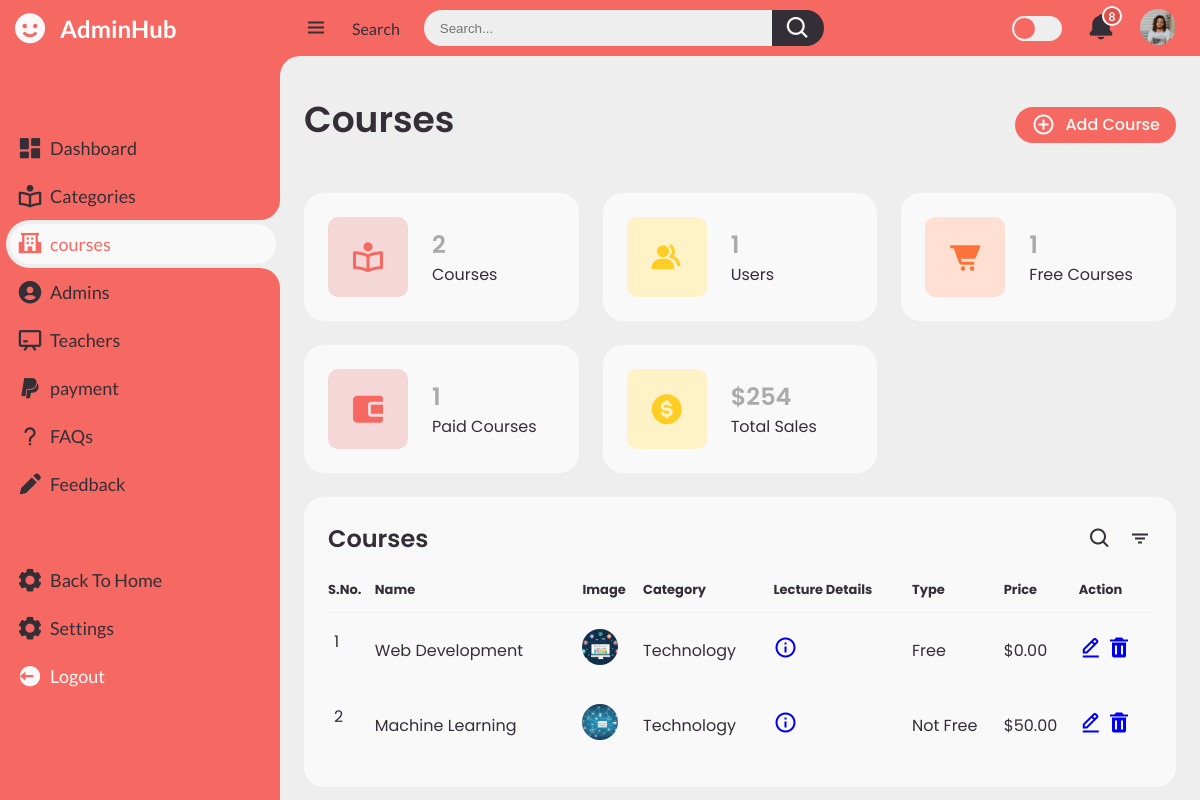
Before: /adminpanel/courses/courses.php (signed in) with the older database file.
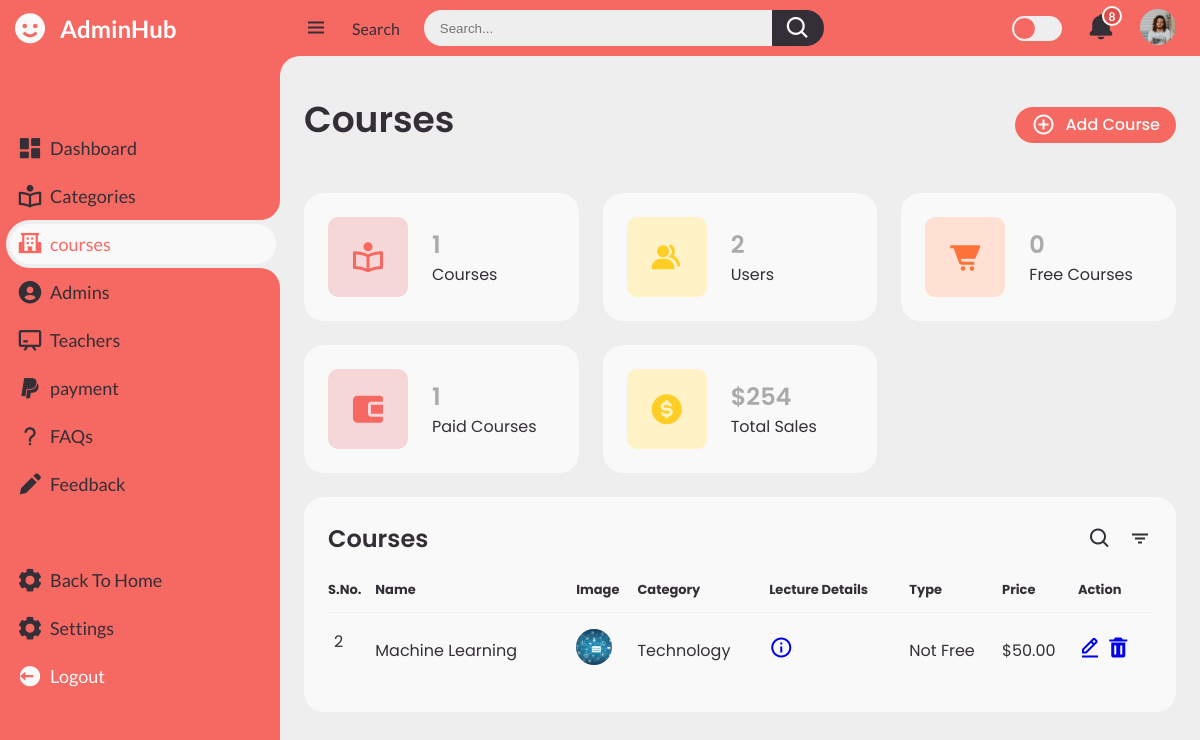
After: the same page with the newer database file.
### tables this page shows
CREATE TABLE `courses` (
  `id` int(11) NOT NULL,
  `title` text DEFAULT NULL,
  `category` text DEFAULT NULL,
  `description` text DEFAULT NULL,
  `video` longblob DEFAULT NULL,
  `image` longblob DEFAULT NULL,
  `price` text DEFAULT NULL,
  `type` text DEFAULT NULL,
  `courseid` text DEFAULT NULL,
  `createdat` date DEFAULT current_timestamp()
);

### adminpanel/courses/courses.php (the view, shortened to what the changed rows need)
<?php
    if($_SESSION['id'] == true){
		require_once('../config.php');
		$courses = mysqli_query($db,"SELECT * FROM `courses`");
		$courses_count = mysqli_num_rows($courses);
		$users = mysqli_query($db,"SELECT * FROM `user_form`");
		$users_count = mysqli_num_rows($users);
		$free_courses = mysqli_query($db,"SELECT * FROM `courses` WHERE type='Free'");
		$free_courses_count = mysqli_num_rows($free_courses);
		$paid_courses = mysqli_query($db,"SELECT * FROM `courses` WHERE type='Not Free'");
		$paid_courses_count = mysqli_num_rows($paid_courses);
?>
<!DOCTYPE html>
<html lang="en">
<head>
	<link href='https://unpkg.com/boxicons@2.0.9/css/boxicons.min.css' rel='stylesheet'>
	<link rel="stylesheet" href="../../css/admin.css">
</head>
<body>
	<section id="sidebar">
		<a href="#" class="brand">
			<i class='bx bxs-smile'></i>
			<span class="text" style="color:white; ">AdminHub</span>
		</a>
		<ul class="side-menu top">
			<li>
				<a href="..\admin.php">
					<i class='bx bxs-dashboard' ></i>
					<span class="text">Dashboard</span>
				</a>
			</li>
			<li>
				<a href="..\category\category.php">
					<i class='bx bx-book-reader' ></i>
					<span class="text">Categories</span>
				</a>
			</li>
			<li class="active">
				<a href="..\courses\courses.php">
					<i class='bx bxs-school'></i>
					<span class="text">courses</span>
				</a>
			</li>
			<li>
				<a href="..\admins\admins.php">
					<i class='bx bxs-user-circle'></i>
					<span class="text">Admins</span>
				</a>
			</li>
			<li>
				<a href="..\teachers\teachers.php">
					<i class='bx bx-chalkboard'></i>
					<span class="text">Teachers</span>
				</a>
			</li>
			<li>
				<a href="..\payment\payment.html">
					<i class='bx bxl-paypal'></i>
					<span class="text">payment</span>
				</a>
			</li>
			<li>
				<a href="..\faqs\faqs.php">
					<i class='bx bx-question-mark'></i>
					<span class="text">FAQs</span>
				</a>
			</li>
			<li>
				<a href="..\feedback\feedback.php">
					<i class='bx bxs-pencil'></i>
					<span class="text">Feedback</span>
				</a>
			</li>
		</ul>
		<ul class="side-menu">
			<li>
				<a href="../../index.php">
					<i class='bx bxs-cog' ></i>
					<span class="text">Back To Home</span>
				</a>
			</li>
			<li>
				<a href="#">
					<i class='bx bxs-cog' ></i>
					<span class="text">Settings</span>
				</a>
			</li>
			<li>
				<a href="../../logout.php" class="logout">
					<i class='bx bxs-log-out-circle' ></i>
					<span class="text">Logout</span>
				</a>
			</li>
		</ul>
	</section>
	<section id="content">
		<nav>
			<i class='bx bx-menu' ></i>
			<a href="#" class="nav-link">Search</a>
			<form action="#">
				<div class="form-input">
					<input type="search" placeholder="Search...">
					<button type="submit" class="search-btn"><i class='bx bx-search' ></i></button>
				</div>
			</form>
			<label for="switch-mode" class="switch-mode"></label>
			<a href="#" class="notification">
				<i class='bx bxs-bell' ></i>
				<span class="num">8</span>
			</a>
			<a href="#" class="profile">
				<img src="..\img/people.png">
			</a>
		</nav>
		<main>
			<div class="head-title">
				<div class="left">
					<h1>Courses</h1>
				</div>
				<a href="..\courses\addcourse.php" class="btn-download">
                    <i class='bx bx-plus-circle'></i>
					<span class="text">Add Course</span>
				</a>
			</div>
			<ul class="box-info">
				<li>
					<i class='bx bx-book-reader' ></i>
					<span class="text">
						<h3><?php echo $courses_count; ?></h3>
						<p>Courses</p>
					</span>
				</li>
				<li>
					<i class='bx bxs-group' ></i>
					<span class="text">
						<h3><?php echo $users_count; ?></h3>
						<p>Users</p>
					</span>
				</li>
                <li>
					<i class='bx bxs-cart-alt'></i>
					<span class="text">
						<h3><?php echo $free_courses_count; ?></h3>
						<p>Free Courses</p>
					</span>
				</li>
                <li>
                    <i class='bx bxs-wallet-alt'></i>
                    <span class="text">
						<h3><?php echo $paid_courses_count; ?></h3>
						<p>Paid Courses</p>
					</span>
				</li>
				<li>
					<i class='bx bxs-dollar-circle' ></i>
					<span class="text">
						<h3>$254</h3>
						<p>Total Sales</p>
					</span>
				</li>
			</ul>
			<div class="table-data">
				<div class="order">
					<div class="head">
						<h3>Courses </h3>
						<i class='bx bx-search' ></i>
						<i class='bx bx-filter' ></i>
					</div>
					<table>
						<thead>
							<tr>
								<th>S.No.</th>
								<th>Name</th>
								<th>Image</th>
                                <th>Category</th>
								<th>Lecture Details</th>
								<th>Type</th>
								<th>Price</th>
								<th>Action</th>
							</tr>
						</thead>
						<tbody>
							<?php
								$result = mysqli_query($db,"SELECT * FROM `courses`");
								if(!$result){
									die("Invalid Query !!!".mysqli_connect_error());
								}
								else{
									while($row = mysqli_fetch_assoc($result)){
										echo "
											<tr>
												<td><p>$row[id]</p></td>
												<td><p>$row[title]</p></td>
												<td><p><img src='../database/courses/$row[image]'></p></td>
												<td><p>$row[category]</p></td>
												<td><p><a href='./lectureDetails.php?id=$row[id]'><i class='bx bx-info-circle'></i></a></p></td>
												<td><p>$row[type]</p></td>
												<td><p>$row[price]</p></td>
												<td><a href='..\courses\courseEdit.php?id=$row[id]'><i class='bx bx-edit-alt'></i></a>
												<a href='..\courses\coursedelete.php?id=$row[id]'><i class='bx bxs-trash'></i></a>
												</td>
											</tr>
										";
									}
								}
							?>
						</tbody>
					</table>
				</div>
			</div>
		</main>
	</section>
</body>
</html>
<?php
    }
    else{
        header("Location: ../../login.php");
    }
?>

Changed rows visible on the page:
removed courses: id "1", title "Web Development", image (picture), category "Technology", type "Free", price "$0.00"
Other visible differences:
$courses_count: "2" → "1"
$users_count: "1" → "2"
$free_courses_count: "1" → "0"
